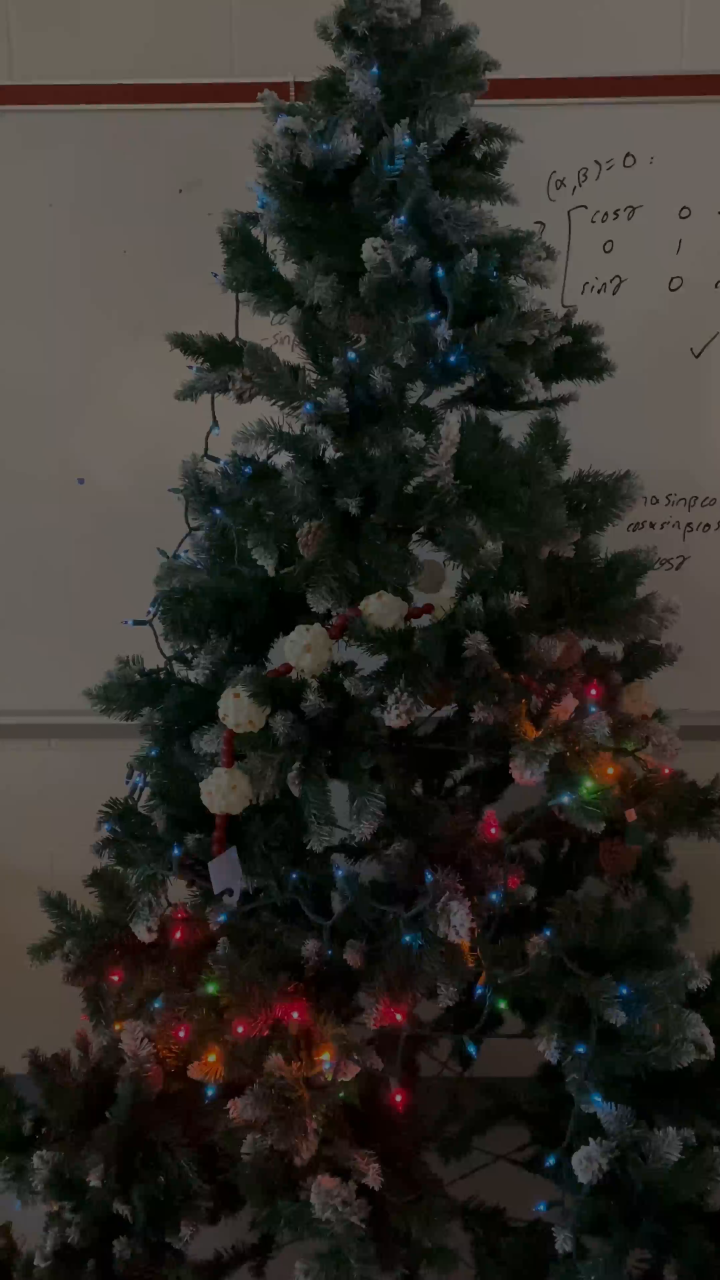
#> input picture frame 4 of tree.mp4, 2160 x 3840 px (shown at 1/3 size)
$ python part5lights.py
#> lines starting #> are read from the running program, lines starting #| are printed output that depends on the picture
#Om Gole p6 Gabor
#Part 5
import cv2
import numpy as np
from math import atan, tan
from numpy.linalg import solve, norm
from numpy import array, cross
from sklearn.cluster import KMeans
import matplotlib.pyplot as plt

# Load the video
cap = cv2.VideoCapture('tree.mp4')

# Parameters for Shi-Tomasi corner detection
feature_params = dict(maxCorners = 100, qualityLevel = 0.3, minDistance = 7)

# Parameters for lucas kanade optical flow
lk_params = dict(winSize = (15,15), maxLevel = 2)

# The video feed is read in as a VideoCapture object
ret, old_frame = cap.read()
#> old_frame is the input picture: shape (3840, 2160, 3); mean B, G, R 42.3, 47.1, 50.1
old_gray = cv2.cvtColor(old_frame, cv2.COLOR_BGR2GRAY)
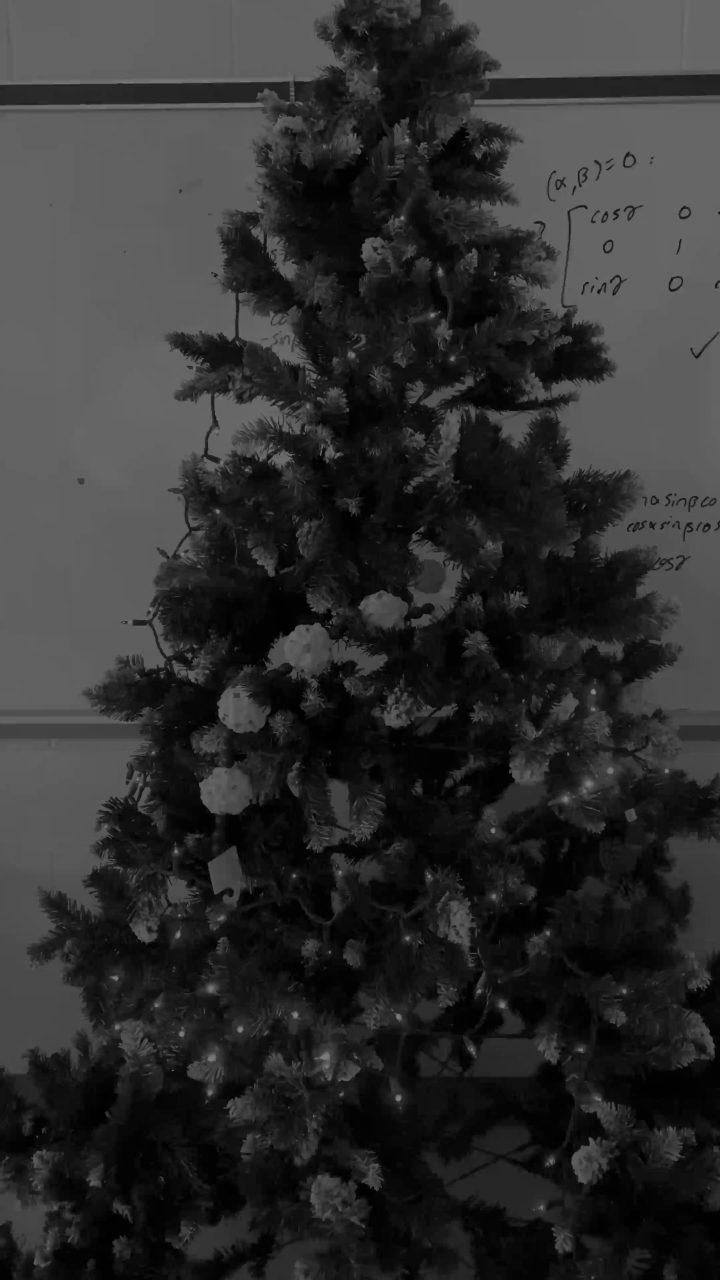
#> old_gray: shape (3840, 2160) (shown at 1/3 size); min 0, max 155, mean 47.5

# Shi-Tomasi corner detection
p0 = cv2.goodFeaturesToTrack(old_gray, mask = None, **feature_params)
#> p0 = 100 rows, first 8: [962, 1366], [515, 3212], [609, 1075], [527, 2181], [537, 2743], [1482, 826], [111, 3412], [945, 1165]

# Lists to store the coordinates of the lights in each frame
coords1 = []
coords2 = []

while(1):
    ret,frame = cap.read()
    if not ret:
        break
    frame_gray = cv2.cvtColor(frame, cv2.COLOR_BGR2GRAY)

    # calculate optical flow
    p1, st, err = cv2.calcOpticalFlowPyrLK(old_gray, frame_gray, p0, None, **lk_params)
#> p1 = 100 rows, first 8: [962.5, 1364.9], [515, 3212], [610.5, 1074.8], [527, 2181], [537.2, 2743.1], [1488.1, 824.4], [112.6, 3412], [945.1, 1164.6]; st = 100 values from 1 to 1; err = 100 values, max 18.85 at index 14, min 1.47 at index 68, mean 7.34

    # Select good points
    good_new = p1[st==1]
#> good_new = 100 pairs, first value 112.6 to 2129.6, second value 116.4 to 3630.2
    good_old = p0[st==1]
#> good_old = 100 pairs, first value 111 to 2126, second value 117 to 3630

    # draw the tracks
    for i,(new,old) in enumerate(zip(good_new,good_old)):
        a,b = map(int, new.ravel())
        c,d = map(int, old.ravel())
        a, b = map(int, new.ravel())
        c, d = map(int, old.ravel())
        frame = cv2.line(frame, (a,b),(c,d), (0,255,0), 2)

        frame = cv2.line(frame, (a,b),(c,d), (0,255,0), 10)  # Increase the thickness of the line to make it longer
        frame = cv2.circle(frame,(a,b),5,(0,0,255),-1)
#> this loop made 100 passes
#> new on passes 1, 3, 5, 6, 7, 8, 9, 10, 11, 12, 13, 14: [962.5, 1364.9], [610.5, 1074.8], [537.2, 2743.1], [1488.1, 824.4], [112.6, 3412], [945.1, 1164.6], [1837.1, 2166.1], [1385.8, 2637], [839.1, 345.1], [1579.1, 1822.3], [1603.5, 3630.2], [1706.1, 1533.9]

    # Append the coordinates of the lights to the lists
    coords1.append(good_old)
    coords2.append(good_new)

    cv2.imshow('Frame',frame)

    # Now update the previous frame and previous points
    old_gray = frame_gray.copy()
    p0 = good_new.reshape(-1,1,2)
#> p0 has the same summary as p1

    if cv2.waitKey(1) & 0xFF == ord('q'):
#> (key q is pressed here)
        break

cv2.destroyAllWindows()
cap.release()

# Your intersection function and other functions go here

def cartesian_to_spherical(r, theta, phi):
    return [r * sin(theta) * cos(phi), r * sin(theta) * sin(phi), r * cos(theta)]

# [83 lines left out: functions find_intersection, process_coordinate_lists, calculate_light_positions, not called in this run]

def round_coordinates(input_list, decimals=5):
    return [np.around(array, decimals) for array in input_list]

# Call your functions with the coordinates of the lights
#> (the run stopped early here; a loop or call above may not have finished)

$ run again, starting later in the video
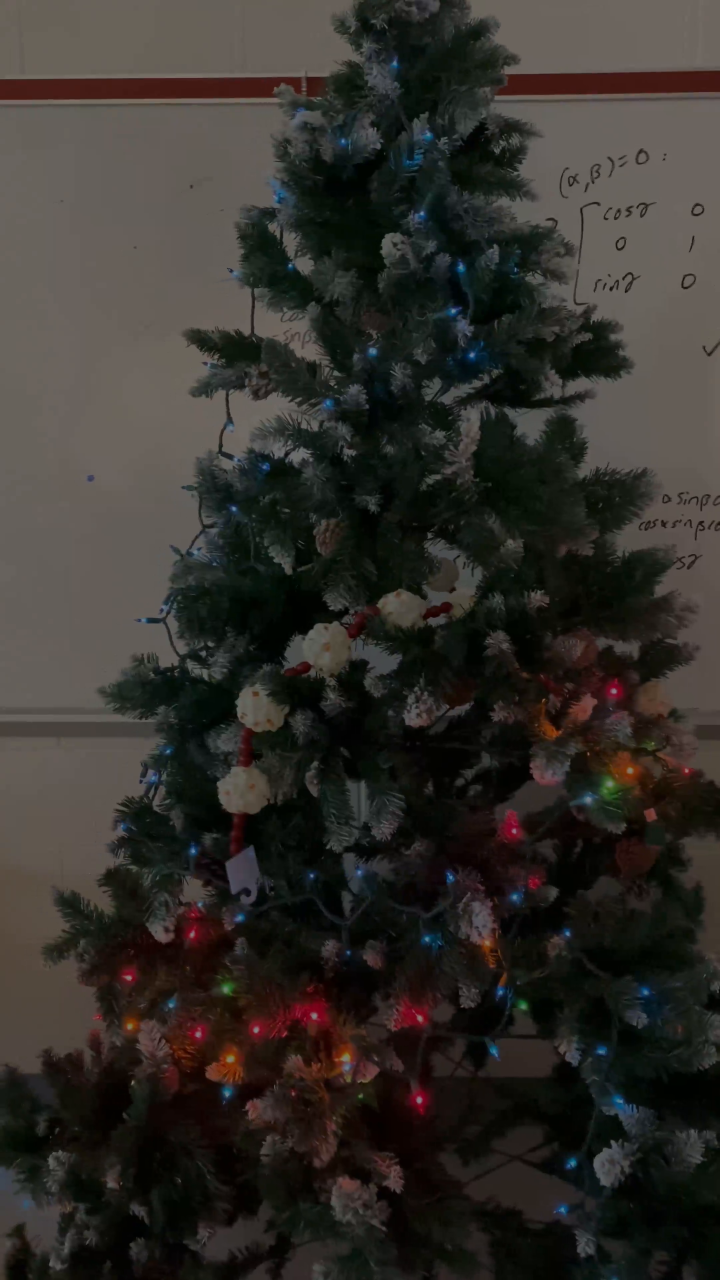
#> input picture frame 19 of tree.mp4, 2160 x 3840 px (shown at 1/3 size)
#> old_frame is the input picture: shape (3840, 2160, 3); mean B, G, R 42.9, 47.7, 50.8
#> `old_gray = cv2.cvtColor(old_frame, cv2.COLOR_BGR2GRAY)`:
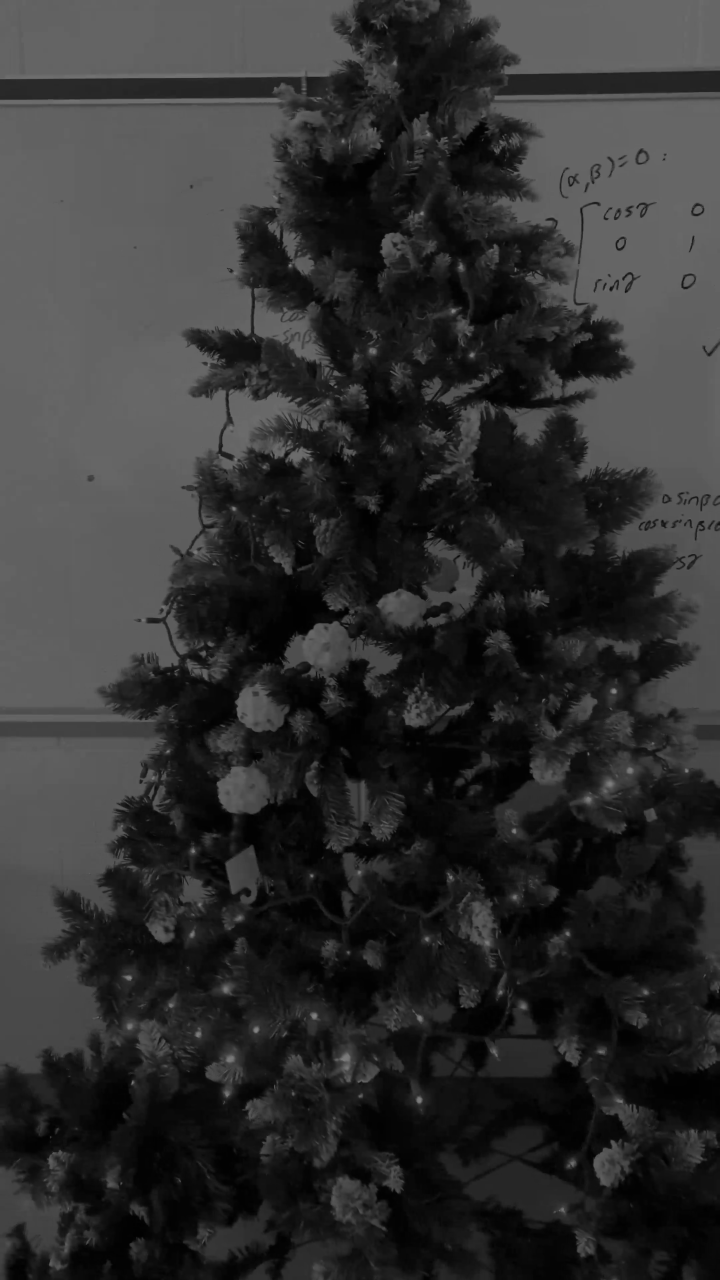
#> old_gray: shape (3840, 2160) (shown at 1/3 size); min 0, max 137, mean 48.1
#> `p0 = cv2.goodFeaturesToTrack(old_gray, mask = None, **feature_params)`: p0 = 100 rows, first 8: [1634, 2097], [1848, 650], [1545, 814], [681, 804], [1161, 84], [1508, 408], [1764, 2258], [1779, 551]
#> p1 = 100 rows, first 8: [1638.3, 2097.6], [1850.8, 649.7], [1549, 814], [684.3, 804.1], [1165.4, 83.75], [1511.5, 407.7], [1769.6, 2259.4], [1781.5, 550]; st = 100 values from 1 to 1; err = 100 values, max 9.43 at index 92, min 0.678 at index 89, mean 2.3
#> good_new = 100 pairs, first value 154.4 to 2112, second value 83.75 to 3733.2
#> good_old = 100 pairs, first value 151 to 2109, second value 84 to 3732
#> the loop `for i,(new,old) in enumerate(zip(good_new,good_old)):` made 100 passes
#> new on passes 1 to 8: [1638.3, 2097.6], [1850.8, 649.7], [1549, 814], [684.3, 804.1], [1165.4, 83.75], [1511.5, 407.7], [1769.6, 2259.4], [1781.5, 550]
#> `p0 = good_new.reshape(-1,1,2)`: p0 has the same summary as p1

$ run again, starting later in the video
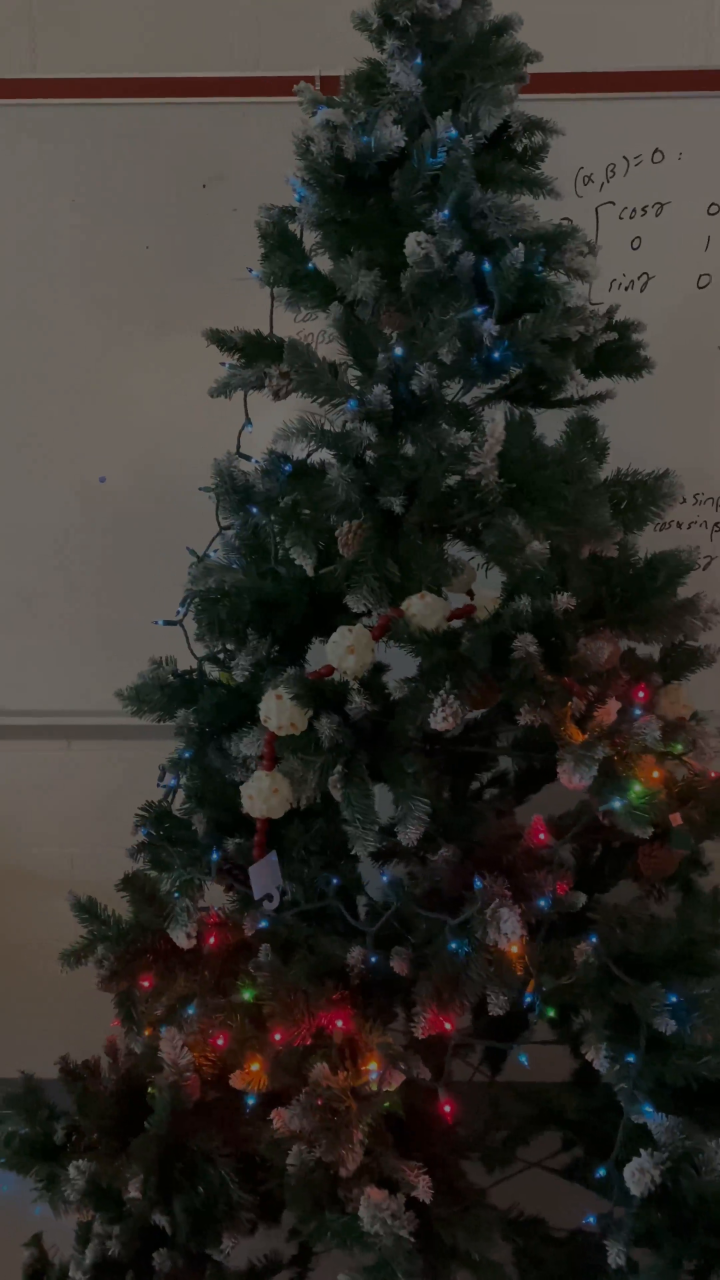
#> input picture frame 34 of tree.mp4, 2160 x 3840 px (shown at 1/3 size)
#> old_frame is the input picture: shape (3840, 2160, 3); mean B, G, R 43.3, 48.2, 51.2
#> `old_gray = cv2.cvtColor(old_frame, cv2.COLOR_BGR2GRAY)`:
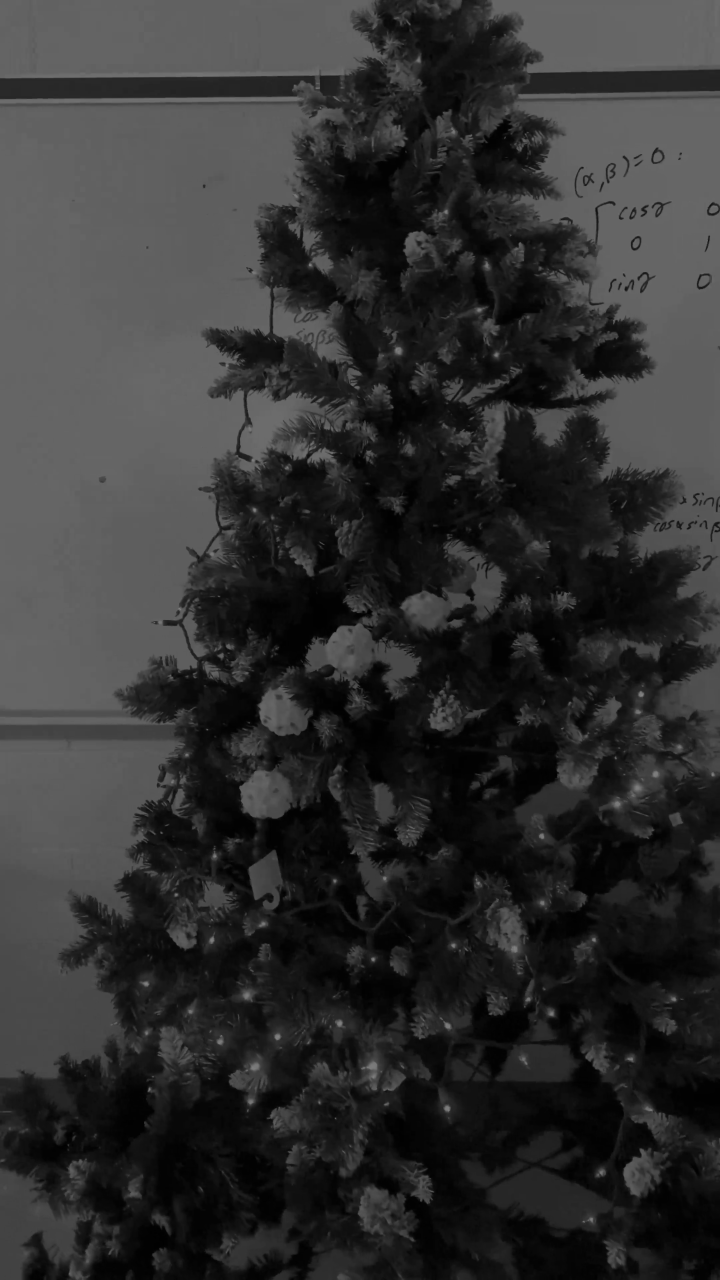
#> old_gray: shape (3840, 2160) (shown at 1/3 size); min 0, max 154, mean 48.6
#> `p0 = cv2.goodFeaturesToTrack(old_gray, mask = None, **feature_params)`: p0 = 64 rows, first 8: [620, 2188], [1005, 3355], [1684, 2185], [2035, 478], [1748, 1123], [654, 1788], [464, 1867], [739, 803]
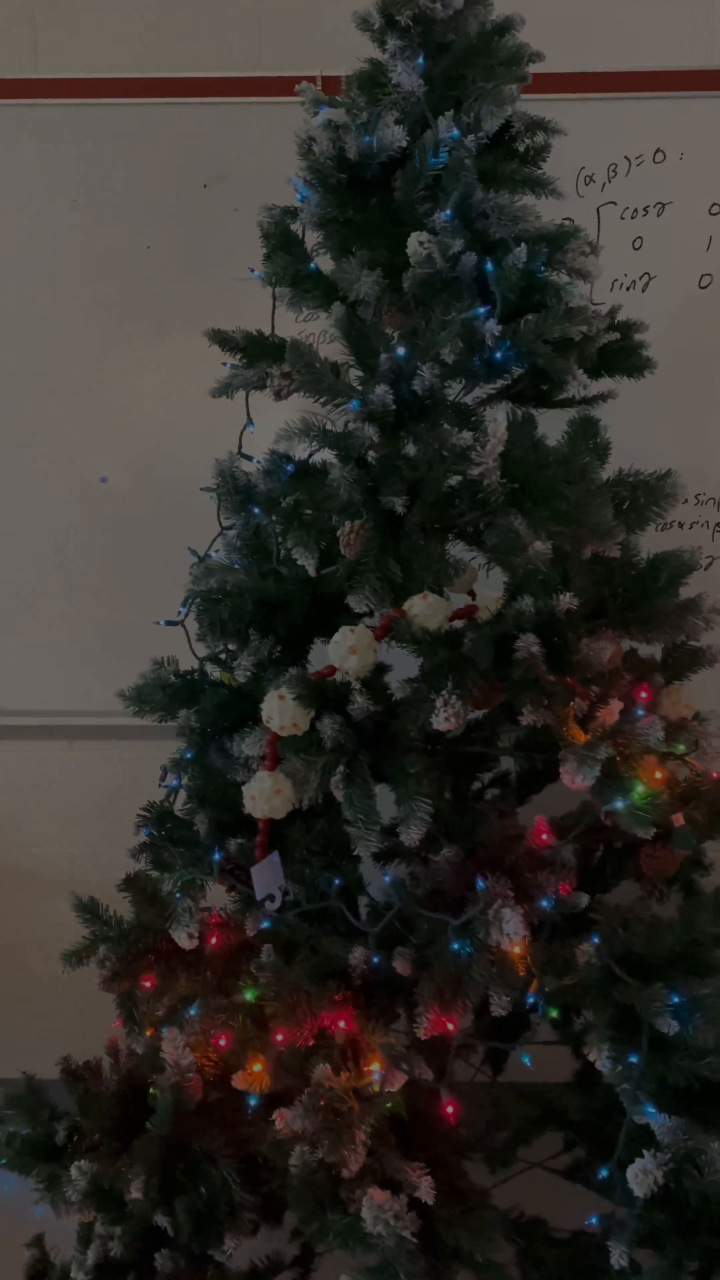
#> input picture frame 35 of tree.mp4, 2160 x 3840 px (shown at 1/3 size)
#> frame is the input picture: shape (3840, 2160, 3); mean B, G, R 43.6, 48.4, 51.5
#> p1 = 64 rows, first 8: [624.9, 2188.7], [1013.4, 3358.3], [1691, 2186], [2039.4, 477.9], [1756.4, 1123], [658.3, 1788.6], [469.1, 1867.7], [744.8, 803.1]; st = 64 values from 1 to 1; err = 64 values, max 6.62 at index 4, min 0.708 at index 49, mean 3.05
#> good_new = 64 pairs, first value 469.1 to 2119.6, second value 73.66 to 3666.7
#> good_old = 64 pairs, first value 464 to 2115, second value 74 to 3664
#> the loop `for i,(new,old) in enumerate(zip(good_new,good_old)):` made 64 passes
#> new on passes 1, 2, 4, 5, 6, 7, 8, 9: [624.9, 2188.7], [1013.4, 3358.3], [2039.4, 477.9], [1756.4, 1123], [658.3, 1788.6], [469.1, 1867.7], [744.8, 803.1], [1058.5, 2562.2]
#> `p0 = good_new.reshape(-1,1,2)`: p0 has the same summary as p1
